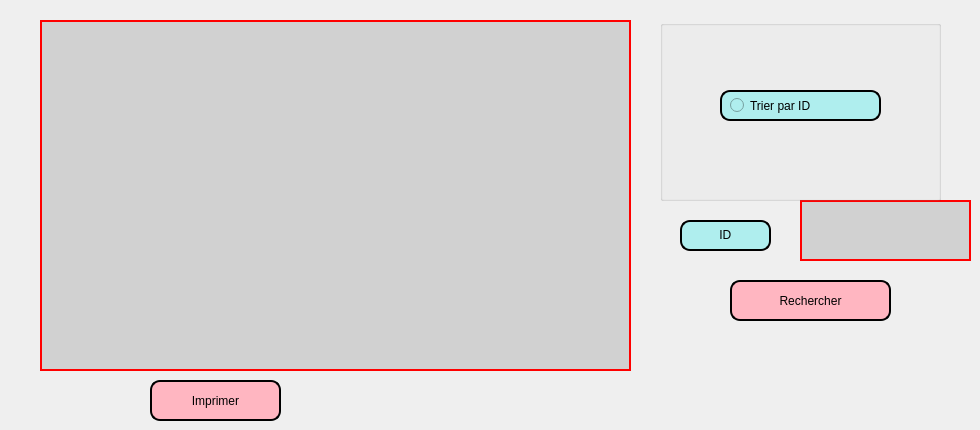
      <widget class="QWidget" name="tab_6">
       <attribute name="title">
        <string>Afficher</string>
       </attribute>
       <widget class="QLabel" name="label_37">
        <property name="geometry">
         <rect>
          <x>680</x>
          <y>220</y>
          <width>91</width>
          <height>31</height>
         </rect>
        </property>
        <property name="styleSheet">
         <string notr="true">border: 2px solid black;
border-radius: 10px;
padding: 0 8px;
background: #AFEEEE;
font: bold, &quot;Comic Sans MS&quot;;;
text-align:center;</string>
        </property>
        <property name="text">
         <string>&lt;html&gt;&lt;head/&gt;&lt;body&gt;&lt;p align=&quot;center&quot;&gt;&lt;span style=&quot; font-size:9pt;&quot;&gt;ID &lt;/span&gt;&lt;/p&gt;&lt;/body&gt;&lt;/html&gt;</string>
        </property>
       </widget>
       <widget class="QLineEdit" name="lineEdit_13">
        <property name="geometry">
         <rect>
          <x>800</x>
          <y>200</y>
          <width>171</width>
          <height>61</height>
         </rect>
        </property>
        <property name="styleSheet">
         <string notr="true">border-width:2px;
border-style:solid;
border-color:red;
background: #d1d1d1;</string>
        </property>
       </widget>
       <widget class="QPushButton" name="pushButton_rechercher_employe">
        <property name="geometry">
         <rect>
          <x>730</x>
          <y>280</y>
          <width>161</width>
          <height>41</height>
         </rect>
        </property>
        <property name="styleSheet">
         <string notr="true">border: 2px solid black;
border-radius: 10px;
padding: 0 8px;
background:#FFB6C1	;
font: bold, &quot;Comic Sans MS&quot;;</string>
        </property>
        <property name="text">
         <string>Rechercher</string>
        </property>
       </widget>
       <widget class="QGroupBox" name="groupBox_22">
        <property name="geometry">
         <rect>
          <x>660</x>
          <y>20</y>
          <width>281</width>
          <height>181</height>
         </rect>
        </property>
        <property name="title">
         <string/>
        </property>
        <widget class="QRadioButton" name="radioButton_tri_employe">
         <property name="geometry">
          <rect>
           <x>60</x>
           <y>70</y>
           <width>161</width>
           <height>31</height>
          </rect>
         </property>
         <property name="styleSheet">
          <string notr="true">border: 2px solid black;
border-radius: 10px;
padding: 0 8px;
background: #AFEEEE;
font: bold, &quot;Comic Sans MS&quot;;;
text-align:center;</string>
         </property>
         <property name="text">
          <string>Trier par ID</string>
         </property>
        </widget>
       </widget>
       <widget class="QTableView" name="tabemplye">
        <property name="geometry">
         <rect>
          <x>40</x>
          <y>20</y>
          <width>591</width>
          <height>351</height>
         </rect>
        </property>
        <property name="styleSheet">
         <string notr="true">border-width:2px;
border-style:solid;
border-color:red;
background: #d1d1d1;</string>
        </property>
       </widget>
       <widget class="QPushButton" name="pushButton_imprimer_employe">
        <property name="geometry">
         <rect>
          <x>150</x>
          <y>380</y>
          <width>131</width>
          <height>41</height>
         </rect>
        </property>
        <property name="styleSheet">
         <string notr="true">border: 2px solid black;
border-radius: 10px;
padding: 0 8px;
background:#FFB6C1	;
font: bold, &quot;Comic Sans MS&quot;;</string>
        </property>
        <property name="text">
         <string>Imprimer</string>
        </property>
       </widget>
      </widget>
